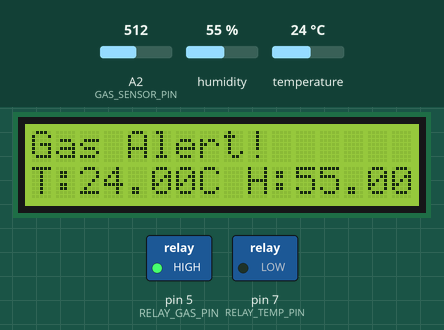
This sketch was run on a simulated Arduino Uno, built with avr-gcc and run on an emulated ATmega328P. Parts: 16×2 character LCD, switched loads named in the sketch (green lamp = pin HIGH). The inputs (shaded band) are chosen by the test bench; at power-on: temperature 24 °C, A2 (GAS_SENSOR_PIN) = 512, humidity 55 %. What the sketch prints to the serial monitor is not drawn.

Above: at 3.2 s.
3.3 s: temperature set to 34 °C
At 5.5 s:
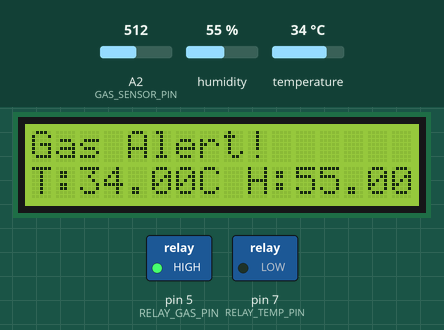
5.8 s: temperature set to 37 °C
At 7.7 s:
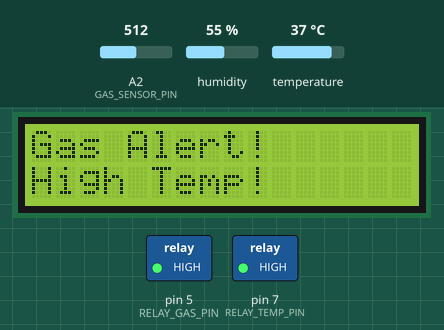
8.0 s: A2 (GAS_SENSOR_PIN) set to 410
9.9 s: A2 (GAS_SENSOR_PIN) set to 387
At 11.5 s:
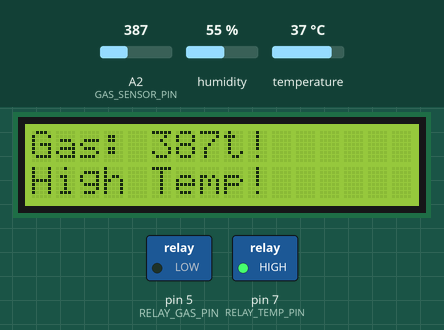
12.3 s: temperature set to 12 °C
At 14.2 s:
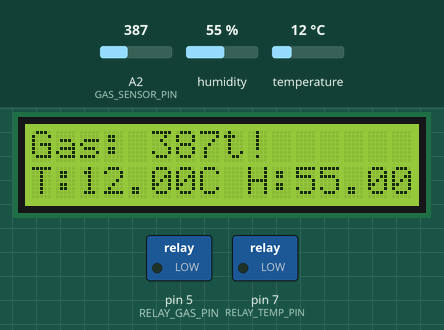
14.5 s: humidity set to 22 %
At 16.0 s:
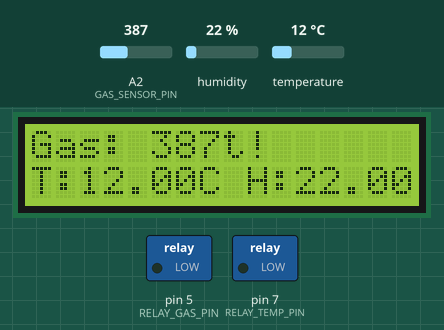
Timing chart, 0 to 17.5 s (numbered marks = the images above; inputs shaded):
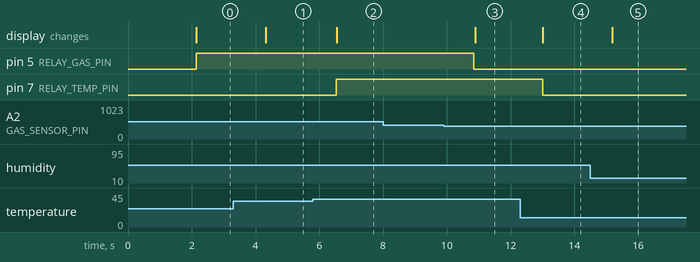

The sketch:

goat_form_management_system.ino
```cpp
#include <Wire.h>
#include <LiquidCrystal_I2C.h>
#include "DHT.h"

// LCD setup (I2C address: 0x27)
LiquidCrystal_I2C lcd(0x27, 16, 2);

// Pin Definitions
#define GAS_SENSOR_PIN A2
#define DHT_PIN A0
#define RELAY_GAS_PIN 5    // Relay for gas sensor
#define RELAY_TEMP_PIN 7   // Relay for temperature

// DHT Sensor type
#define DHT_TYPE DHT11
DHT dht(DHT_PIN, DHT_TYPE);

// Thresholds
const int GAS_THRESHOLD_HIGH = 400;    // High gas sensor threshold
const int GAS_THRESHOLD_LOW = 100;     // Low gas sensor threshold
const float TEMP_THRESHOLD = 35.0;     // Temperature threshold in Celsius
const float HUMIDITY_THRESHOLD = 70.0; // Humidity threshold in percentage

void setup() {
  // Initialize Serial Monitor
  Serial.begin(9600);
  Serial.println("System Initializing...");

  // Initialize LCD
  lcd.init();
  lcd.backlight();
  lcd.setCursor(0, 0);
  lcd.print("System Init...");

  // DHT Sensor Initialization
  dht.begin();

  // Relay setup
  pinMode(RELAY_GAS_PIN, OUTPUT);
  pinMode(RELAY_TEMP_PIN, OUTPUT);
  digitalWrite(RELAY_GAS_PIN, LOW); // Start with relay for gas OFF
  digitalWrite(RELAY_TEMP_PIN, LOW); // Start with relay for temperature OFF

  delay(2000); // Initial delay for setup
  lcd.clear();
  Serial.println("Initialization Complete.");
}

void loop() {
  // Read sensors
  int gasValue = analogRead(GAS_SENSOR_PIN);
  float temperature = dht.readTemperature();
  float humidity = dht.readHumidity();

  // Handle Sensor Errors
  if (isnan(temperature) || isnan(humidity)) {
    lcd.setCursor(0, 0);
    lcd.print("Sensor Error!");
    Serial.println("DHT11 Sensor Error!");
    digitalWrite(RELAY_GAS_PIN, LOW);  // Turn off gas relay in case of error
    digitalWrite(RELAY_TEMP_PIN, LOW); // Turn off temperature relay in case of error
    delay(2000);
    return;
  }

  // Display readings on Serial Monitor
  Serial.print("Gas Value: ");
  Serial.println(gasValue);
  Serial.print("Temperature: ");
  Serial.print(temperature);
  Serial.println(" °C");
  Serial.print("Humidity: ");
  Serial.print(humidity);
  Serial.println(" %");

  // Display readings on I2C LCD
  lcd.setCursor(0, 0);
  lcd.print("Gas: ");
  lcd.print(gasValue);

  lcd.setCursor(0, 1);
  lcd.print("T:");
  lcd.print(temperature);
  lcd.print("C H:");
  lcd.print(humidity);

  // Relay Activation for Gas Sensor
  if (gasValue > GAS_THRESHOLD_HIGH || gasValue < GAS_THRESHOLD_LOW) {
    lcd.setCursor(0, 0);
    lcd.print("Gas Alert!      "); // Clear remaining chars
    digitalWrite(RELAY_GAS_PIN, HIGH); // Turn on gas relay
    Serial.println("Alert: Gas Abnormal! Gas Relay ON.");
  } else {
    digitalWrite(RELAY_GAS_PIN, LOW); // Turn off gas relay
    Serial.println("Status: Gas Normal. Gas Relay OFF.");
  }

  // Relay Activation for Temperature
  if (temperature > TEMP_THRESHOLD) {
    lcd.setCursor(0, 1);
    lcd.print("High Temp!      "); // Clear remaining chars
    digitalWrite(RELAY_TEMP_PIN, HIGH); // Turn on temperature relay
    Serial.println("Alert: High Temperature! Temp Relay ON.");
  } else {
    digitalWrite(RELAY_TEMP_PIN, LOW); // Turn off temperature relay
    Serial.println("Status: Temperature Normal. Temp Relay OFF.");
  }

  // Add a delay for refresh
  delay(1000); // Refresh every second
}
```

Measured:
- the behaviour switches between 35 and 36 °C on temperature (found by bisection; images 1 and 2)
- the behaviour switches between 401 and 400 on A2 (GAS_SENSOR_PIN) (found by bisection; images 2 and 3)
- after the input at 3.3 s, the display: changes after 1.0 s (image 1)
- after the input at 5.8 s, pin 7 (RELAY_TEMP_PIN): LOW → HIGH after 0.72 s; the display: changes after 0.74 s (image 2)
- after the input at 8.0 s, every drawn part: stays the same
- after the input at 9.9 s, pin 5 (RELAY_GAS_PIN): HIGH → LOW after 0.94 s; the display: changes after 0.98 s (image 3)
- after the input at 12.3 s, pin 7 (RELAY_TEMP_PIN): HIGH → LOW after 0.71 s; the display: changes after 0.71 s (image 4)
- after the input at 14.5 s, the display: changes after 0.68 s (image 5)
